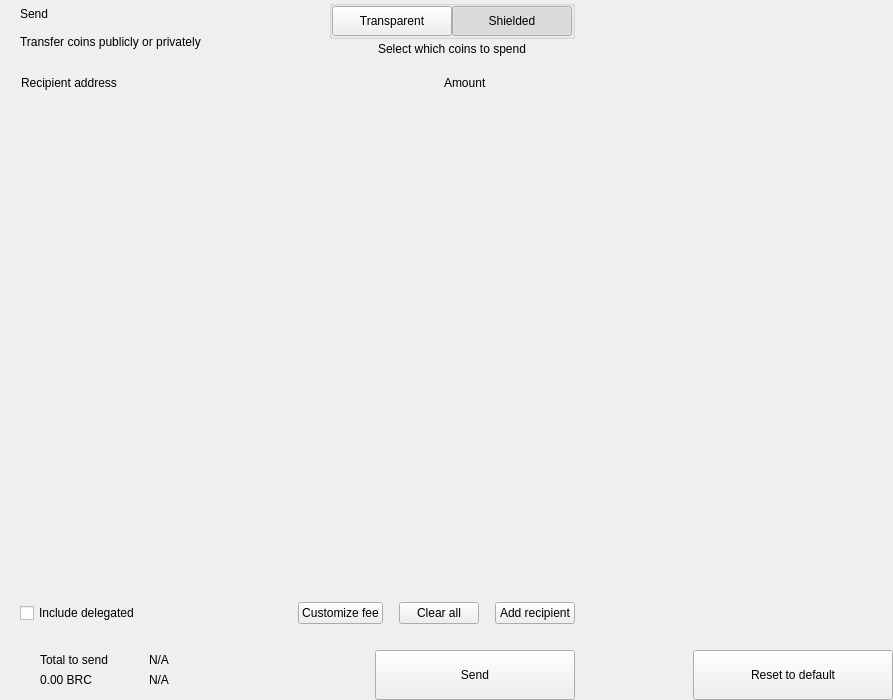
<?xml version="1.0" encoding="UTF-8"?>
<ui version="4.0">
 <class>send</class>
 <widget class="QWidget" name="send">
  <property name="geometry">
   <rect>
    <x>0</x>
    <y>0</y>
    <width>893</width>
    <height>700</height>
   </rect>
  </property>
  <property name="windowTitle">
   <string notr="true">N/A</string>
  </property>
  <layout class="QHBoxLayout" name="horizontalLayout_2" stretch="2,1">
   <property name="spacing">
    <number>0</number>
   </property>
   <property name="leftMargin">
    <number>0</number>
   </property>
   <property name="topMargin">
    <number>0</number>
   </property>
   <property name="rightMargin">
    <number>0</number>
   </property>
   <property name="bottomMargin">
    <number>0</number>
   </property>
   <item>
    <widget class="QWidget" name="left" native="true">
     <layout class="QVBoxLayout" name="verticalLayout_3">
      <property name="spacing">
       <number>0</number>
      </property>
      <property name="leftMargin">
       <number>0</number>
      </property>
      <property name="topMargin">
       <number>0</number>
      </property>
      <property name="rightMargin">
       <number>0</number>
      </property>
      <property name="bottomMargin">
       <number>0</number>
      </property>
      <item>
       <layout class="QVBoxLayout" name="verticalLayout_22" stretch="0,0,0,1,0,0,0,0">
        <property name="spacing">
         <number>0</number>
        </property>
        <item>
         <layout class="QHBoxLayout" name="horizontalLayout_3">
          <property name="spacing">
           <number>0</number>
          </property>
          <property name="leftMargin">
           <number>20</number>
          </property>
          <property name="rightMargin">
           <number>20</number>
          </property>
          <item>
           <layout class="QVBoxLayout" name="verticalLayout">
            <property name="spacing">
             <number>0</number>
            </property>
            <item>
             <widget class="QLabel" name="labelTitle">
              <property name="text">
               <string>Send</string>
              </property>
              <property name="alignment">
               <set>Qt::AlignLeading|Qt::AlignLeft|Qt::AlignVCenter</set>
              </property>
             </widget>
            </item>
            <item>
             <widget class="QLabel" name="labelSubtitle1">
              <property name="text">
               <string>Transfer coins publicly or privately</string>
              </property>
             </widget>
            </item>
           </layout>
          </item>
          <item>
           <spacer name="horizontalSpacer">
            <property name="orientation">
             <enum>Qt::Horizontal</enum>
            </property>
            <property name="sizeHint" stdset="0">
             <size>
              <width>40</width>
              <height>20</height>
             </size>
            </property>
           </spacer>
          </item>
          <item>
           <layout class="QVBoxLayout" name="verticalLayout_6">
            <property name="spacing">
             <number>3</number>
            </property>
            <item alignment="Qt::AlignHCenter">
             <widget class="QGroupBox" name="groupBox">
              <property name="styleSheet">
               <string notr="true">#groupBox{
padding-top:2px;
}</string>
              </property>
              <property name="title">
               <string/>
              </property>
              <property name="alignment">
               <set>Qt::AlignCenter</set>
              </property>
              <layout class="QHBoxLayout" name="horizontalLayout_4">
               <property name="spacing">
                <number>0</number>
               </property>
               <property name="leftMargin">
                <number>0</number>
               </property>
               <property name="topMargin">
                <number>0</number>
               </property>
               <property name="rightMargin">
                <number>0</number>
               </property>
               <property name="bottomMargin">
                <number>0</number>
               </property>
               <item>
                <widget class="QPushButton" name="pushLeft">
                 <property name="minimumSize">
                  <size>
                   <width>120</width>
                   <height>30</height>
                  </size>
                 </property>
                 <property name="maximumSize">
                  <size>
                   <width>120</width>
                   <height>30</height>
                  </size>
                 </property>
                 <property name="focusPolicy">
                  <enum>Qt::NoFocus</enum>
                 </property>
                 <property name="text">
                  <string>Transparent</string>
                 </property>
                 <property name="checkable">
                  <bool>true</bool>
                 </property>
                 <property name="autoExclusive">
                  <bool>true</bool>
                 </property>
                </widget>
               </item>
               <item>
                <widget class="QPushButton" name="pushRight">
                 <property name="minimumSize">
                  <size>
                   <width>120</width>
                   <height>30</height>
                  </size>
                 </property>
                 <property name="maximumSize">
                  <size>
                   <width>120</width>
                   <height>30</height>
                  </size>
                 </property>
                 <property name="focusPolicy">
                  <enum>Qt::NoFocus</enum>
                 </property>
                 <property name="text">
                  <string>Shielded</string>
                 </property>
                 <property name="checkable">
                  <bool>true</bool>
                 </property>
                 <property name="checked">
                  <bool>true</bool>
                 </property>
                 <property name="autoExclusive">
                  <bool>true</bool>
                 </property>
                </widget>
               </item>
              </layout>
             </widget>
            </item>
            <item alignment="Qt::AlignHCenter|Qt::AlignTop">
             <widget class="QLabel" name="labelSubtitle2">
              <property name="styleSheet">
               <string notr="true"/>
              </property>
              <property name="text">
               <string>Select which coins to spend</string>
              </property>
              <property name="alignment">
               <set>Qt::AlignCenter</set>
              </property>
              <property name="indent">
               <number>0</number>
              </property>
             </widget>
            </item>
           </layout>
          </item>
         </layout>
        </item>
        <item>
         <spacer name="verticalSpacer_2">
          <property name="orientation">
           <enum>Qt::Vertical</enum>
          </property>
          <property name="sizeType">
           <enum>QSizePolicy::Fixed</enum>
          </property>
          <property name="sizeHint" stdset="0">
           <size>
            <width>20</width>
            <height>20</height>
           </size>
          </property>
         </spacer>
        </item>
        <item>
         <layout class="QHBoxLayout" name="horizontalLayout" stretch="6,0,2">
          <property name="spacing">
           <number>0</number>
          </property>
          <property name="leftMargin">
           <number>10</number>
          </property>
          <property name="topMargin">
           <number>0</number>
          </property>
          <property name="rightMargin">
           <number>20</number>
          </property>
          <property name="bottomMargin">
           <number>0</number>
          </property>
          <item>
           <widget class="QLabel" name="labelSubtitleAddress">
            <property name="styleSheet">
             <string notr="true">margin-left:8px;</string>
            </property>
            <property name="text">
             <string>Recipient address</string>
            </property>
           </widget>
          </item>
          <item>
           <spacer name="horizontalSpacer_3">
            <property name="orientation">
             <enum>Qt::Horizontal</enum>
            </property>
            <property name="sizeType">
             <enum>QSizePolicy::Fixed</enum>
            </property>
            <property name="sizeHint" stdset="0">
             <size>
              <width>40</width>
              <height>1</height>
             </size>
            </property>
           </spacer>
          </item>
          <item>
           <widget class="QLabel" name="labelSubtitleAmount">
            <property name="text">
             <string>Amount</string>
            </property>
           </widget>
          </item>
         </layout>
        </item>
        <item>
         <widget class="QScrollArea" name="scrollArea">
          <property name="minimumSize">
           <size>
            <width>0</width>
            <height>350</height>
           </size>
          </property>
          <property name="styleSheet">
           <string notr="true">#scrollArea {
            background:transparent;
            margin-top:10px;
}</string>
          </property>
          <property name="horizontalScrollBarPolicy">
           <enum>Qt::ScrollBarAlwaysOff</enum>
          </property>
          <property name="sizeAdjustPolicy">
           <enum>QAbstractScrollArea::AdjustIgnored</enum>
          </property>
          <property name="widgetResizable">
           <bool>true</bool>
          </property>
          <property name="alignment">
           <set>Qt::AlignLeading|Qt::AlignLeft|Qt::AlignTop</set>
          </property>
          <widget class="QWidget" name="scrollAreaWidgetContents">
           <property name="geometry">
            <rect>
             <x>0</x>
             <y>0</y>
             <width>591</width>
             <height>16</height>
            </rect>
           </property>
           <property name="sizePolicy">
            <sizepolicy hsizetype="Preferred" vsizetype="Maximum">
             <horstretch>0</horstretch>
             <verstretch>0</verstretch>
            </sizepolicy>
           </property>
           <property name="autoFillBackground">
            <bool>false</bool>
           </property>
           <property name="styleSheet">
            <string notr="true">#scrollAreaWidgetContents {
             background:transparent;
             }</string>
           </property>
           <layout class="QVBoxLayout" name="verticalLayout_7">
            <property name="spacing">
             <number>0</number>
            </property>
            <property name="sizeConstraint">
             <enum>QLayout::SetDefaultConstraint</enum>
            </property>
            <property name="leftMargin">
             <number>0</number>
            </property>
            <property name="topMargin">
             <number>0</number>
            </property>
            <property name="rightMargin">
             <number>0</number>
            </property>
            <property name="bottomMargin">
             <number>0</number>
            </property>
           </layout>
          </widget>
         </widget>
        </item>
        <item>
         <spacer name="verticalSpacer_4">
          <property name="orientation">
           <enum>Qt::Vertical</enum>
          </property>
          <property name="sizeType">
           <enum>QSizePolicy::Fixed</enum>
          </property>
          <property name="sizeHint" stdset="0">
           <size>
            <width>20</width>
            <height>20</height>
           </size>
          </property>
         </spacer>
        </item>
        <item>
         <layout class="QHBoxLayout" name="horizontalLayout_20">
          <property name="spacing">
           <number>6</number>
          </property>
          <property name="leftMargin">
           <number>20</number>
          </property>
          <property name="rightMargin">
           <number>20</number>
          </property>
          <item>
           <widget class="QCheckBox" name="checkBoxDelegations">
            <property name="layoutDirection">
             <enum>Qt::LeftToRight</enum>
            </property>
            <property name="text">
             <string>Include delegated</string>
            </property>
           </widget>
          </item>
          <item>
           <spacer name="horizontalSpacer_4">
            <property name="orientation">
             <enum>Qt::Horizontal</enum>
            </property>
            <property name="sizeHint" stdset="0">
             <size>
              <width>10</width>
              <height>20</height>
             </size>
            </property>
           </spacer>
          </item>
          <item>
           <widget class="QPushButton" name="pushButtonFee">
            <property name="focusPolicy">
             <enum>Qt::NoFocus</enum>
            </property>
            <property name="text">
             <string>Customize fee</string>
            </property>
           </widget>
          </item>
          <item>
           <spacer name="horizontalSpacer_11">
            <property name="orientation">
             <enum>Qt::Horizontal</enum>
            </property>
            <property name="sizeType">
             <enum>QSizePolicy::Minimum</enum>
            </property>
            <property name="sizeHint" stdset="0">
             <size>
              <width>10</width>
              <height>20</height>
             </size>
            </property>
           </spacer>
          </item>
          <item>
           <widget class="QPushButton" name="pushButtonClear">
            <property name="focusPolicy">
             <enum>Qt::NoFocus</enum>
            </property>
            <property name="layoutDirection">
             <enum>Qt::RightToLeft</enum>
            </property>
            <property name="text">
             <string>Clear all</string>
            </property>
           </widget>
          </item>
          <item>
           <spacer name="horizontalSpacer_6">
            <property name="orientation">
             <enum>Qt::Horizontal</enum>
            </property>
            <property name="sizeType">
             <enum>QSizePolicy::Fixed</enum>
            </property>
            <property name="sizeHint" stdset="0">
             <size>
              <width>10</width>
              <height>20</height>
             </size>
            </property>
           </spacer>
          </item>
          <item>
           <widget class="QPushButton" name="pushButtonAddRecipient">
            <property name="focusPolicy">
             <enum>Qt::NoFocus</enum>
            </property>
            <property name="text">
             <string>Add recipient</string>
            </property>
           </widget>
          </item>
         </layout>
        </item>
        <item>
         <spacer name="verticalSpacer">
          <property name="orientation">
           <enum>Qt::Vertical</enum>
          </property>
          <property name="sizeType">
           <enum>QSizePolicy::Fixed</enum>
          </property>
          <property name="sizeHint" stdset="0">
           <size>
            <width>20</width>
            <height>16</height>
           </size>
          </property>
         </spacer>
        </item>
        <item>
         <layout class="QHBoxLayout" name="horizontalLayout_7">
          <property name="rightMargin">
           <number>20</number>
          </property>
          <item>
           <layout class="QHBoxLayout" name="horizontalLayout_10">
            <property name="spacing">
             <number>0</number>
            </property>
            <property name="leftMargin">
             <number>8</number>
            </property>
            <item>
             <widget class="QStackedWidget" name="stackedWidget">
              <property name="minimumSize">
               <size>
                <width>0</width>
                <height>60</height>
               </size>
              </property>
              <property name="maximumSize">
               <size>
                <width>16777215</width>
                <height>60</height>
               </size>
              </property>
              <widget class="QWidget" name="page1">
               <layout class="QVBoxLayout" name="verticalLayout_71" stretch="0">
                <property name="spacing">
                 <number>6</number>
                </property>
                <property name="leftMargin">
                 <number>12</number>
                </property>
                <property name="topMargin">
                 <number>0</number>
                </property>
                <property name="rightMargin">
                 <number>0</number>
                </property>
                <property name="bottomMargin">
                 <number>0</number>
                </property>
                <item>
                 <widget class="QWidget" name="coinWidget" native="true">
                  <property name="minimumSize">
                   <size>
                    <width>0</width>
                    <height>60</height>
                   </size>
                  </property>
                  <property name="maximumSize">
                   <size>
                    <width>16777215</width>
                    <height>60</height>
                   </size>
                  </property>
                  <layout class="QHBoxLayout" name="horizontalLayout_9">
                   <property name="spacing">
                    <number>0</number>
                   </property>
                   <property name="leftMargin">
                    <number>20</number>
                   </property>
                   <property name="topMargin">
                    <number>10</number>
                   </property>
                   <property name="rightMargin">
                    <number>20</number>
                   </property>
                   <property name="bottomMargin">
                    <number>10</number>
                   </property>
                   <item>
                    <layout class="QVBoxLayout" name="verticalSend">
                     <property name="spacing">
                      <number>0</number>
                     </property>
                     <item>
                      <widget class="QLabel" name="labelTitleTotalSend">
                       <property name="text">
                        <string>Total to send</string>
                       </property>
                      </widget>
                     </item>
                     <item>
                      <widget class="QLabel" name="labelAmountSend">
                       <property name="text">
                        <string notr="true">0.00 BRC</string>
                       </property>
                      </widget>
                     </item>
                    </layout>
                   </item>
                   <item>
                    <spacer name="horizontalSpacer_9">
                     <property name="orientation">
                      <enum>Qt::Horizontal</enum>
                     </property>
                     <property name="sizeType">
                      <enum>QSizePolicy::Fixed</enum>
                     </property>
                     <property name="sizeHint" stdset="0">
                      <size>
                       <width>20</width>
                       <height>20</height>
                      </size>
                     </property>
                    </spacer>
                   </item>
                   <item>
                    <widget class="QLabel" name="labelLine">
                     <property name="minimumSize">
                      <size>
                       <width>1</width>
                       <height>0</height>
                      </size>
                     </property>
                     <property name="maximumSize">
                      <size>
                       <width>1</width>
                       <height>16777215</height>
                      </size>
                     </property>
                     <property name="text">
                      <string/>
                     </property>
                    </widget>
                   </item>
                   <item>
                    <spacer name="horizontalSpacer_10">
                     <property name="orientation">
                      <enum>Qt::Horizontal</enum>
                     </property>
                     <property name="sizeType">
                      <enum>QSizePolicy::Fixed</enum>
                     </property>
                     <property name="sizeHint" stdset="0">
                      <size>
                       <width>20</width>
                       <height>20</height>
                      </size>
                     </property>
                    </spacer>
                   </item>
                   <item>
                    <layout class="QVBoxLayout" name="verticalRemaining">
                     <property name="spacing">
                      <number>0</number>
                     </property>
                     <item>
                      <widget class="QLabel" name="labelTitleTotalRemaining">
                       <property name="text">
                        <string notr="true">N/A</string>
                       </property>
                      </widget>
                     </item>
                     <item>
                      <widget class="QLabel" name="labelAmountRemaining">
                       <property name="text">
                        <string notr="true">N/A</string>
                       </property>
                      </widget>
                     </item>
                    </layout>
                   </item>
                  </layout>
                 </widget>
                </item>
               </layout>
              </widget>
              <widget class="QWidget" name="page_2"/>
             </widget>
            </item>
           </layout>
          </item>
          <item>
           <spacer name="horizontalSpacer_5">
            <property name="orientation">
             <enum>Qt::Horizontal</enum>
            </property>
            <property name="sizeType">
             <enum>QSizePolicy::Expanding</enum>
            </property>
            <property name="sizeHint" stdset="0">
             <size>
              <width>40</width>
              <height>20</height>
             </size>
            </property>
           </spacer>
          </item>
          <item alignment="Qt::AlignBottom">
           <widget class="QPushButton" name="pushButtonSave">
            <property name="minimumSize">
             <size>
              <width>200</width>
              <height>50</height>
             </size>
            </property>
            <property name="maximumSize">
             <size>
              <width>200</width>
              <height>50</height>
             </size>
            </property>
            <property name="focusPolicy">
             <enum>Qt::NoFocus</enum>
            </property>
            <property name="text">
             <string>Send</string>
            </property>
           </widget>
          </item>
         </layout>
        </item>
       </layout>
      </item>
     </layout>
    </widget>
   </item>
   <item>
    <widget class="QWidget" name="right" native="true">
     <layout class="QVBoxLayout" name="verticalLayout_5">
      <property name="leftMargin">
       <number>0</number>
      </property>
      <property name="topMargin">
       <number>0</number>
      </property>
      <property name="rightMargin">
       <number>0</number>
      </property>
      <property name="bottomMargin">
       <number>0</number>
      </property>
      <item>
       <layout class="QVBoxLayout" name="verticalLayout_4">
        <property name="spacing">
         <number>6</number>
        </property>
        <item>
         <widget class="OptionButton" name="btnCoinControl" native="true">
          <property name="minimumSize">
           <size>
            <width>0</width>
            <height>50</height>
           </size>
          </property>
         </widget>
        </item>
        <item>
         <widget class="OptionButton" name="btnChangeAddress" native="true">
          <property name="minimumSize">
           <size>
            <width>0</width>
            <height>50</height>
           </size>
          </property>
         </widget>
        </item>
        <item>
         <widget class="OptionButton" name="btnUri" native="true">
          <property name="minimumSize">
           <size>
            <width>0</width>
            <height>50</height>
           </size>
          </property>
         </widget>
        </item>
        <item>
         <widget class="OptionButton" name="btnShieldCoins" native="true">
          <property name="minimumSize">
           <size>
            <width>0</width>
            <height>50</height>
           </size>
          </property>
         </widget>
        </item>
        <item>
         <spacer name="verticalSpacer_5">
          <property name="orientation">
           <enum>Qt::Vertical</enum>
          </property>
          <property name="sizeHint" stdset="0">
           <size>
            <width>20</width>
            <height>40</height>
           </size>
          </property>
         </spacer>
        </item>
        <item>
         <layout class="QHBoxLayout" name="horizontalLayout_8">
          <item>
           <spacer name="horizontalSpacer_7">
            <property name="orientation">
             <enum>Qt::Horizontal</enum>
            </property>
            <property name="sizeHint" stdset="0">
             <size>
              <width>40</width>
              <height>20</height>
             </size>
            </property>
           </spacer>
          </item>
          <item>
           <widget class="QPushButton" name="pushButtonReset">
            <property name="minimumSize">
             <size>
              <width>200</width>
              <height>50</height>
             </size>
            </property>
            <property name="maximumSize">
             <size>
              <width>200</width>
              <height>50</height>
             </size>
            </property>
            <property name="focusPolicy">
             <enum>Qt::NoFocus</enum>
            </property>
            <property name="text">
             <string>Reset to default</string>
            </property>
           </widget>
          </item>
         </layout>
        </item>
       </layout>
      </item>
     </layout>
    </widget>
   </item>
  </layout>
 </widget>
 <customwidgets>
  <customwidget>
   <class>OptionButton</class>
   <extends>QWidget</extends>
   <header>qt/bitrubcoin/optionbutton.h</header>
   <container>1</container>
  </customwidget>
 </customwidgets>
 <resources/>
 <connections/>
</ui>
